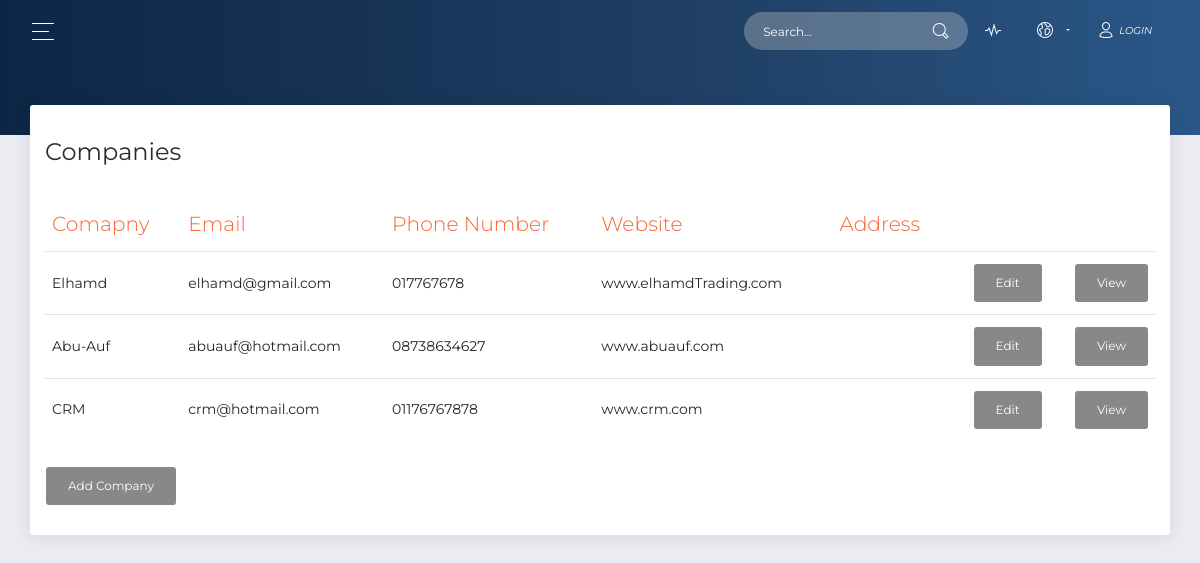
The page /public/companiesList.php on the database as committed earlier.
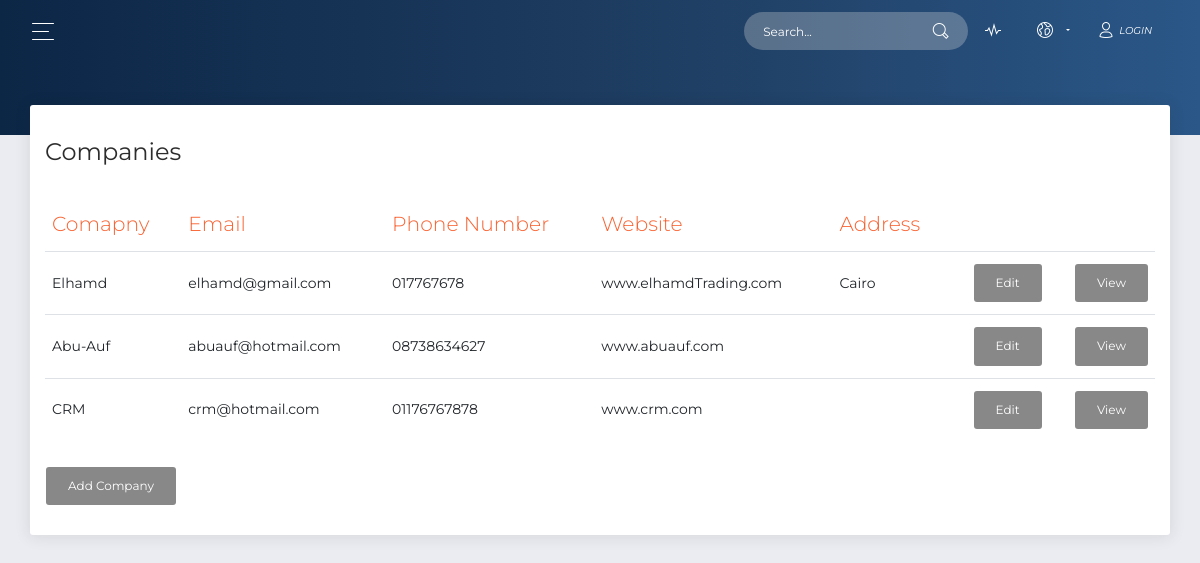
The same page on the database as committed later.
### tables this page shows
CREATE TABLE `company` (
  `company_id` int(6) UNSIGNED NOT NULL,
  `company_name` varchar(20) DEFAULT NULL,
  `email` varchar(50) DEFAULT NULL,
  `url` varchar(50) DEFAULT NULL,
  `phoneNumber` varchar(30) DEFAULT NULL,
  `address` varchar(30) NOT NULL,
  `type` varchar(20) DEFAULT NULL
);

### app/db/dbh.php (called while the page is built, shortened)
<?php
class DBh
{
    private $servername;
    private $username;
    private $password;
    private $dbname;
    private $conn;
    function __construct()
    {
		$this->servername = DB_SERVER;
		$this->username = DB_USER;
		$this->password = DB_PASS;
        $this->dbname = DB_DATABASE;
	}
    public function connect()
    {
        $this->conn = new mysqli($this->servername, $this->username, $this->password, $this->dbname);
        return $this->conn;
    }
    function query($sql)
    {
        if (!empty($sql))
        {
            $this->result = $this->conn->query($sql);
            return $this->result;
        }
        else
        {
            return false;
        }
    }
}
?>

### app/model/model.php (called while the page is built, shortened)
<?php
require_once("../app/db/dbh.php");
abstract class Model
{
    protected $dbh;
    protected $conn;
    public function connect()
    {
        if(null === $this->conn)
        {
            $this->dbh = new Dbh();
        }
        return $this->dbh;
    }
}
?>

### app/model/companies_model.php (called while the page is built, shortened)
<?php
require_once(__ROOT__ . "model/model.php");
require_once(__ROOT__ . "model/company_model.php");
class Companies extends model
{
    private $companies;
    function __construct()
    {
        $this->fillArray();
    }
    function fillArray()
    {
        $this->companies = array();
        $this->dbh = $this->connect();
        $result = $this->readCompanies();
        while($row = $result->fetch_assoc())
        {
            array_push($this->companies, new Company($row["company_id"], $row["company_name"], $row["type"], $row["email"],
                                                     $row["url"], $row["phoneNumber"], $row["address"]));
        }
    }
    function readCompanies()
    {
        $sql = "SELECT * FROM company";
        $result = $this->dbh->query($sql);
        if($result->num_rows > 0)
        {
            return $result;
        }
        else
        {
            return false;
        }
    }
    function getComapnies()
    {
		$this->fillArray();
		return $this->companies;
	}
}
?>

### app/view/view.php (called while the page is built, shortened)
<?php
abstract class View
{
    public function __construct($controller, $model)
    {
        $this->model = $model;
    }
}
?>

### app/model/company_model.php (called while the page is built, shortened)
<?php
    require_once(__ROOT__ . "model/model.php");
?>
<?php
class Company extends Model
{
  private $company_name;
  private $email;
  private $url;
  private $phoneNumber;
  private $address;
  function __construct($company_id, $company_name="", $type="", $email="", $url="", $phoneNumber="", $address="")
  {
    if("" === $company_name)
    {
      $this->readCompany($company_id);
    }
    else
    {
      $this->company_name = $company_name;
      $this->email = $email;
      $this->url = $url;
      $this->phoneNumber = $phoneNumber;
      $this->address = $address;
    }
  }
  function readCompany($company_id)
  {
    $sql = "SELECT *  FROM company WHERE company_id=".$company_id;
    $dbh = $this->connect();
    $result = $dbh->query($sql);
    if($result->num_rows == 1)
    {
      $row = $dbh->fetchRow();
      $this->company_name = $row["company_name"];
      $this->email = $row["email"];
      $this->url = $row["url"];
      $this->phoneNumber = $row["phoneNumber"];
      $this->address = $row["address"];
    }
  }
  function getName() {
    return $this->company_name;
  }
  function getEmail() {
    return $this->email;
  }
  function getURL() {
    return $this->url;
  }
  function getPhoneNumber() {
    return $this->phoneNumber;
  }
  function getAddress() {
    return $this->address;
  }
}
?>

### app/view/companies_view.php (the view)
<?php
require_once(__ROOT__ . "view/view.php");
class CompaniesView extends View
{
    public function output()
    {
        $str = "";
        $str .= ' <div class="table-responsive"> <table class="table"> ';
        $str .= ' <thead class=" text-primary"> ';
        $str .= ' <th> Comapny </th> ';
        $str .= ' <th> Email </th> ';
        $str .= ' <th> Phone Number </th> ';
        $str .= ' <th> Website </th> ';
        $str .= ' <th> Address </th> ';
        $str .= ' <th class="text-right"> </th> ';
        $str .= ' </thead> <tbody> ';
        foreach ($this->model->getComapnies() as $Company) {
            $str .= ' <tr>';
            $str .= ' <td>  ' . $Company->getName() . '  </td> ';
            $str .= ' <td>  ' . $Company->getEmail() . '  </td> ';
            $str .= ' <td>  ' . $Company->getPhoneNumber() . '  </td> ';
            $str .= ' <td>  ' . $Company->getURL() . '  </td> ';
            $str .= ' <td>  ' . $Company->getAddress() . '  </td> ';
            $str .= ' <td class="text-right"><a class="btn" href="#" onclick="document.getElementById(\'id02\').style.display=\'block\' ,document.getElementById(\'id01\').style.display=\'none\'" > Edit </a></td> ';
            $str .= ' <td class="text-right"><a class="btn" href="#" onclick="document.getElementById(\'id03\').style.display=\'block\' ,document.getElementById(\'id01\').style.display=\'none\'" > View </a></td> ';
            $str .= ' </tr> ';
        }
        $str .= ' </tbody> ';
        $str .= ' </table> ';
        $str .= ' <a class="btn" href="addCompany.php"> Add Company </a> ';
        $str .= ' </div> ';
        return $str;
    }
}

### public/companiesList.php (shortened to what this page needs)
<?php
require_once(__ROOT__ . "model/company_model.php");
require_once(__ROOT__ . "model/companies_model.php");
require_once(__ROOT__ . "view/companies_view.php");
$model = new Companies();
$controller = new CompanyController($model);
$view = new CompaniesView($controller, $model);
?>
<!DOCTYPE html>
<html lang="en">
<head>
    <link rel="stylesheet" href="https://use.fontawesome.com/releases/v5.7.1/css/all.css">
    <link href="../assets/css/bootstrap.min.css" rel="stylesheet" />
    <link href="../assets/css/now-ui-dashboard.css?v=1.5.0" rel="stylesheet" />
</head>
<body class="">
    <div class="wrapper ">
        <div class="main-panel" id="main-panel">
            <nav class="navbar navbar-expand-lg navbar-transparent  bg-primary  navbar-absolute">
                <div class="container-fluid">
                    <div class="navbar-wrapper">
                        <div class="navbar-toggle">
                            <button type="button" class="navbar-toggler">
                                <span class="navbar-toggler-bar bar1"></span>
                                <span class="navbar-toggler-bar bar2"></span>
                                <span class="navbar-toggler-bar bar3"></span>
                            </button>
                        </div>
                    </div>
                    <div class="collapse navbar-collapse justify-content-end" id="navigation">
                        <form>
                            <div class="input-group no-border">
                                <input type="text" value="" class="form-control" placeholder="Search...">
                                <div class="input-group-append">
                                    <div class="input-group-text"><i class="now-ui-icons ui-1_zoom-bold"></i>
                                    </div>
                                </div>
                            </div>
                        </form>
                        <ul class="navbar-nav">
                            <li class="nav-item">
                                <a class="nav-link" href="#pablo"> <i class="now-ui-icons media-2_sound-wave"></i>
                                </a>
                            </li>
                            <li class="nav-item dropdown">
                                <a class="nav-link dropdown-toggle" id="navbarDropdownMenuLink" data-toggle="dropdown" aria-haspopup="true" aria-expanded="false">
                                    <i class="now-ui-icons location_world"></i>
                                </a>
                            </li>
                            <li class="nav-item">
                                <a class="nav-link" href="login.html">
                                    <i class="now-ui-icons users_single-02"></i>
                                    <i>Login</i>
                                </a>
                            </li>
                        </ul>
                    </div>
                </div>
            </nav>
            <div class="panel-header panel-header-sm">
            </div>
            <div class="content" id="id01">
                <div class="row">
                    <div class=" col-md-12">
                        <div class="card">
                            <div class="card-header">
                                <h4 class="card-title">Companies</h4>
                            </div>
                            <div class="card-body">
                                <?php
                                echo $view->output();
                                ?>
                            </div>
                        </div>
                    </div>
                </div>
            </div>
        </div>
    </div>
</body>
</html>

Rows that differ between the two databases and show on the page:
changed company "Elhamd": address (not shown) → "Cairo"
